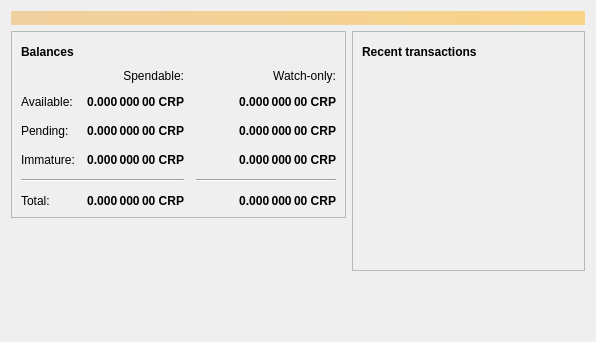
<?xml version="1.0" encoding="UTF-8"?>
<ui version="4.0">
 <class>OverviewPage</class>
 <widget class="QWidget" name="OverviewPage">
  <property name="geometry">
   <rect>
    <x>0</x>
    <y>0</y>
    <width>596</width>
    <height>342</height>
   </rect>
  </property>
  <property name="windowTitle">
   <string>Form</string>
  </property>
  <layout class="QVBoxLayout" name="topLayout">
   <item>
    <widget class="QLabel" name="labelAlerts">
     <property name="visible">
      <bool>false</bool>
     </property>
     <property name="styleSheet">
      <string notr="true">QLabel { background-color: qlineargradient(x1: 0, y1: 0, x2: 1, y2: 0, stop:0 #F0D0A0, stop:1 #F8D488); color:#000000; }</string>
     </property>
     <property name="wordWrap">
      <bool>true</bool>
     </property>
     <property name="margin">
      <number>3</number>
     </property>
     <property name="textInteractionFlags">
      <set>Qt::TextSelectableByMouse</set>
     </property>
    </widget>
   </item>
   <item>
    <layout class="QHBoxLayout" name="horizontalLayout" stretch="1,1">
     <item>
      <layout class="QVBoxLayout" name="verticalLayout_2">
       <item>
        <widget class="QFrame" name="frame">
         <property name="frameShape">
          <enum>QFrame::StyledPanel</enum>
         </property>
         <property name="frameShadow">
          <enum>QFrame::Raised</enum>
         </property>
         <layout class="QVBoxLayout" name="verticalLayout_4">
          <item>
           <layout class="QHBoxLayout" name="horizontalLayout_4">
            <item>
             <widget class="QLabel" name="label_5">
              <property name="font">
               <font>
                <weight>75</weight>
                <bold>true</bold>
               </font>
              </property>
              <property name="text">
               <string>Balances</string>
              </property>
             </widget>
            </item>
            <item>
             <widget class="QPushButton" name="labelWalletStatus">
              <property name="enabled">
               <bool>true</bool>
              </property>
              <property name="maximumSize">
               <size>
                <width>30</width>
                <height>16777215</height>
               </size>
              </property>
              <property name="toolTip">
               <string>The displayed information may be out of date. Your wallet automatically synchronizes with the Cranepay network after a connection is established, but this process has not completed yet.</string>
              </property>
              <property name="text">
               <string/>
              </property>
              <property name="icon">
               <iconset resource="../bitcoin.qrc">
                <normaloff>:/icons/warning</normaloff>
                <disabledoff>:/icons/warning</disabledoff>:/icons/warning</iconset>
              </property>
              <property name="iconSize">
               <size>
                <width>24</width>
                <height>24</height>
               </size>
              </property>
              <property name="flat">
               <bool>true</bool>
              </property>
             </widget>
            </item>
            <item>
             <spacer name="horizontalSpacer_3">
              <property name="orientation">
               <enum>Qt::Horizontal</enum>
              </property>
              <property name="sizeHint" stdset="0">
               <size>
                <width>40</width>
                <height>20</height>
               </size>
              </property>
             </spacer>
            </item>
           </layout>
          </item>
          <item>
           <layout class="QGridLayout" name="gridLayout">
            <property name="spacing">
             <number>12</number>
            </property>
            <item row="2" column="2">
             <widget class="QLabel" name="labelWatchPending">
              <property name="font">
               <font>
                <weight>75</weight>
                <bold>true</bold>
               </font>
              </property>
              <property name="cursor">
               <cursorShape>IBeamCursor</cursorShape>
              </property>
              <property name="toolTip">
               <string>Unconfirmed transactions to watch-only addresses</string>
              </property>
              <property name="text">
               <string notr="true">0.000 000 00 CRP</string>
              </property>
              <property name="alignment">
               <set>Qt::AlignRight|Qt::AlignTrailing|Qt::AlignVCenter</set>
              </property>
              <property name="textInteractionFlags">
               <set>Qt::LinksAccessibleByMouse|Qt::TextSelectableByKeyboard|Qt::TextSelectableByMouse</set>
              </property>
             </widget>
            </item>
            <item row="2" column="1">
             <widget class="QLabel" name="labelUnconfirmed">
              <property name="font">
               <font>
                <weight>75</weight>
                <bold>true</bold>
               </font>
              </property>
              <property name="cursor">
               <cursorShape>IBeamCursor</cursorShape>
              </property>
              <property name="toolTip">
               <string>Total of transactions that have yet to be confirmed, and do not yet count toward the spendable balance</string>
              </property>
              <property name="text">
               <string notr="true">0.000 000 00 CRP</string>
              </property>
              <property name="alignment">
               <set>Qt::AlignRight|Qt::AlignTrailing|Qt::AlignVCenter</set>
              </property>
              <property name="textInteractionFlags">
               <set>Qt::LinksAccessibleByMouse|Qt::TextSelectableByKeyboard|Qt::TextSelectableByMouse</set>
              </property>
             </widget>
            </item>
            <item row="3" column="2">
             <widget class="QLabel" name="labelWatchImmature">
              <property name="font">
               <font>
                <weight>75</weight>
                <bold>true</bold>
               </font>
              </property>
              <property name="cursor">
               <cursorShape>IBeamCursor</cursorShape>
              </property>
              <property name="toolTip">
               <string>Mined balance in watch-only addresses that has not yet matured</string>
              </property>
              <property name="text">
               <string notr="true">0.000 000 00 CRP</string>
              </property>
              <property name="alignment">
               <set>Qt::AlignRight|Qt::AlignTrailing|Qt::AlignVCenter</set>
              </property>
              <property name="textInteractionFlags">
               <set>Qt::LinksAccessibleByMouse|Qt::TextSelectableByKeyboard|Qt::TextSelectableByMouse</set>
              </property>
             </widget>
            </item>
            <item row="4" column="0" colspan="2">
             <widget class="Line" name="line">
              <property name="orientation">
               <enum>Qt::Horizontal</enum>
              </property>
             </widget>
            </item>
            <item row="4" column="2">
             <widget class="Line" name="lineWatchBalance">
              <property name="sizePolicy">
               <sizepolicy hsizetype="Preferred" vsizetype="Fixed">
                <horstretch>0</horstretch>
                <verstretch>0</verstretch>
               </sizepolicy>
              </property>
              <property name="minimumSize">
               <size>
                <width>140</width>
                <height>0</height>
               </size>
              </property>
              <property name="orientation">
               <enum>Qt::Horizontal</enum>
              </property>
             </widget>
            </item>
            <item row="5" column="0">
             <widget class="QLabel" name="labelTotalText">
              <property name="text">
               <string>Total:</string>
              </property>
             </widget>
            </item>
            <item row="3" column="1">
             <widget class="QLabel" name="labelImmature">
              <property name="font">
               <font>
                <weight>75</weight>
                <bold>true</bold>
               </font>
              </property>
              <property name="cursor">
               <cursorShape>IBeamCursor</cursorShape>
              </property>
              <property name="toolTip">
               <string>Mined balance that has not yet matured</string>
              </property>
              <property name="text">
               <string notr="true">0.000 000 00 CRP</string>
              </property>
              <property name="alignment">
               <set>Qt::AlignRight|Qt::AlignTrailing|Qt::AlignVCenter</set>
              </property>
              <property name="textInteractionFlags">
               <set>Qt::LinksAccessibleByMouse|Qt::TextSelectableByKeyboard|Qt::TextSelectableByMouse</set>
              </property>
             </widget>
            </item>
            <item row="2" column="3">
             <spacer name="horizontalSpacer_2">
              <property name="orientation">
               <enum>Qt::Horizontal</enum>
              </property>
              <property name="sizeHint" stdset="0">
               <size>
                <width>40</width>
                <height>20</height>
               </size>
              </property>
             </spacer>
            </item>
            <item row="3" column="0">
             <widget class="QLabel" name="labelImmatureText">
              <property name="text">
               <string>Immature:</string>
              </property>
             </widget>
            </item>
            <item row="5" column="1">
             <widget class="QLabel" name="labelTotal">
              <property name="font">
               <font>
                <weight>75</weight>
                <bold>true</bold>
               </font>
              </property>
              <property name="cursor">
               <cursorShape>IBeamCursor</cursorShape>
              </property>
              <property name="toolTip">
               <string>Your current total balance</string>
              </property>
              <property name="text">
               <string notr="true">0.000 000 00 CRP</string>
              </property>
              <property name="alignment">
               <set>Qt::AlignRight|Qt::AlignTrailing|Qt::AlignVCenter</set>
              </property>
              <property name="textInteractionFlags">
               <set>Qt::LinksAccessibleByMouse|Qt::TextSelectableByKeyboard|Qt::TextSelectableByMouse</set>
              </property>
             </widget>
            </item>
            <item row="5" column="2">
             <widget class="QLabel" name="labelWatchTotal">
              <property name="font">
               <font>
                <weight>75</weight>
                <bold>true</bold>
               </font>
              </property>
              <property name="cursor">
               <cursorShape>IBeamCursor</cursorShape>
              </property>
              <property name="toolTip">
               <string>Current total balance in watch-only addresses</string>
              </property>
              <property name="text">
               <string notr="true">0.000 000 00 CRP</string>
              </property>
              <property name="alignment">
               <set>Qt::AlignRight|Qt::AlignTrailing|Qt::AlignVCenter</set>
              </property>
              <property name="textInteractionFlags">
               <set>Qt::LinksAccessibleByMouse|Qt::TextSelectableByKeyboard|Qt::TextSelectableByMouse</set>
              </property>
             </widget>
            </item>
            <item row="0" column="2">
             <widget class="QLabel" name="labelWatchonly">
              <property name="text">
               <string>Watch-only:</string>
              </property>
              <property name="alignment">
               <set>Qt::AlignRight|Qt::AlignTrailing|Qt::AlignVCenter</set>
              </property>
             </widget>
            </item>
            <item row="1" column="0">
             <widget class="QLabel" name="labelBalanceText">
              <property name="text">
               <string>Available:</string>
              </property>
             </widget>
            </item>
            <item row="1" column="1">
             <widget class="QLabel" name="labelBalance">
              <property name="font">
               <font>
                <weight>75</weight>
                <bold>true</bold>
               </font>
              </property>
              <property name="cursor">
               <cursorShape>IBeamCursor</cursorShape>
              </property>
              <property name="toolTip">
               <string>Your current spendable balance</string>
              </property>
              <property name="text">
               <string notr="true">0.000 000 00 CRP</string>
              </property>
              <property name="alignment">
               <set>Qt::AlignRight|Qt::AlignTrailing|Qt::AlignVCenter</set>
              </property>
              <property name="textInteractionFlags">
               <set>Qt::LinksAccessibleByMouse|Qt::TextSelectableByKeyboard|Qt::TextSelectableByMouse</set>
              </property>
             </widget>
            </item>
            <item row="1" column="2">
             <widget class="QLabel" name="labelWatchAvailable">
              <property name="font">
               <font>
                <weight>75</weight>
                <bold>true</bold>
               </font>
              </property>
              <property name="cursor">
               <cursorShape>IBeamCursor</cursorShape>
              </property>
              <property name="toolTip">
               <string>Your current balance in watch-only addresses</string>
              </property>
              <property name="text">
               <string notr="true">0.000 000 00 CRP</string>
              </property>
              <property name="alignment">
               <set>Qt::AlignRight|Qt::AlignTrailing|Qt::AlignVCenter</set>
              </property>
              <property name="textInteractionFlags">
               <set>Qt::LinksAccessibleByMouse|Qt::TextSelectableByKeyboard|Qt::TextSelectableByMouse</set>
              </property>
             </widget>
            </item>
            <item row="2" column="0">
             <widget class="QLabel" name="labelPendingText">
              <property name="text">
               <string>Pending:</string>
              </property>
             </widget>
            </item>
            <item row="0" column="1">
             <widget class="QLabel" name="labelSpendable">
              <property name="text">
               <string>Spendable:</string>
              </property>
              <property name="alignment">
               <set>Qt::AlignRight|Qt::AlignTrailing|Qt::AlignVCenter</set>
              </property>
             </widget>
            </item>
           </layout>
          </item>
         </layout>
        </widget>
       </item>
       <item>
        <spacer name="verticalSpacer">
         <property name="orientation">
          <enum>Qt::Vertical</enum>
         </property>
         <property name="sizeHint" stdset="0">
          <size>
           <width>20</width>
           <height>40</height>
          </size>
         </property>
        </spacer>
       </item>
      </layout>
     </item>
     <item>
      <layout class="QVBoxLayout" name="verticalLayout_3">
       <item>
        <widget class="QFrame" name="frame_2">
         <property name="frameShape">
          <enum>QFrame::StyledPanel</enum>
         </property>
         <property name="frameShadow">
          <enum>QFrame::Raised</enum>
         </property>
         <layout class="QVBoxLayout" name="verticalLayout">
          <item>
           <layout class="QHBoxLayout" name="horizontalLayout_2">
            <item>
             <widget class="QLabel" name="label_4">
              <property name="font">
               <font>
                <weight>75</weight>
                <bold>true</bold>
               </font>
              </property>
              <property name="text">
               <string>Recent transactions</string>
              </property>
             </widget>
            </item>
            <item>
             <widget class="QPushButton" name="labelTransactionsStatus">
              <property name="enabled">
               <bool>true</bool>
              </property>
              <property name="maximumSize">
               <size>
                <width>30</width>
                <height>16777215</height>
               </size>
              </property>
              <property name="toolTip">
               <string>The displayed information may be out of date. Your wallet automatically synchronizes with the Cranepay network after a connection is established, but this process has not completed yet.</string>
              </property>
              <property name="text">
               <string/>
              </property>
              <property name="icon">
               <iconset resource="../bitcoin.qrc">
                <normaloff>:/icons/warning</normaloff>
                <disabledoff>:/icons/warning</disabledoff>:/icons/warning</iconset>
              </property>
              <property name="iconSize">
               <size>
                <width>24</width>
                <height>24</height>
               </size>
              </property>
              <property name="flat">
               <bool>true</bool>
              </property>
             </widget>
            </item>
            <item>
             <spacer name="horizontalSpacer">
              <property name="orientation">
               <enum>Qt::Horizontal</enum>
              </property>
              <property name="sizeHint" stdset="0">
               <size>
                <width>40</width>
                <height>20</height>
               </size>
              </property>
             </spacer>
            </item>
           </layout>
          </item>
          <item>
           <widget class="QListView" name="listTransactions">
            <property name="styleSheet">
             <string notr="true">QListView { background: transparent; }</string>
            </property>
            <property name="frameShape">
             <enum>QFrame::NoFrame</enum>
            </property>
            <property name="verticalScrollBarPolicy">
             <enum>Qt::ScrollBarAlwaysOff</enum>
            </property>
            <property name="horizontalScrollBarPolicy">
             <enum>Qt::ScrollBarAlwaysOff</enum>
            </property>
            <property name="selectionMode">
             <enum>QAbstractItemView::NoSelection</enum>
            </property>
           </widget>
          </item>
         </layout>
        </widget>
       </item>
       <item>
        <spacer name="verticalSpacer_2">
         <property name="orientation">
          <enum>Qt::Vertical</enum>
         </property>
         <property name="sizeHint" stdset="0">
          <size>
           <width>20</width>
           <height>40</height>
          </size>
         </property>
        </spacer>
       </item>
      </layout>
     </item>
    </layout>
   </item>
  </layout>
 </widget>
 <resources/>
 <connections/>
</ui>
